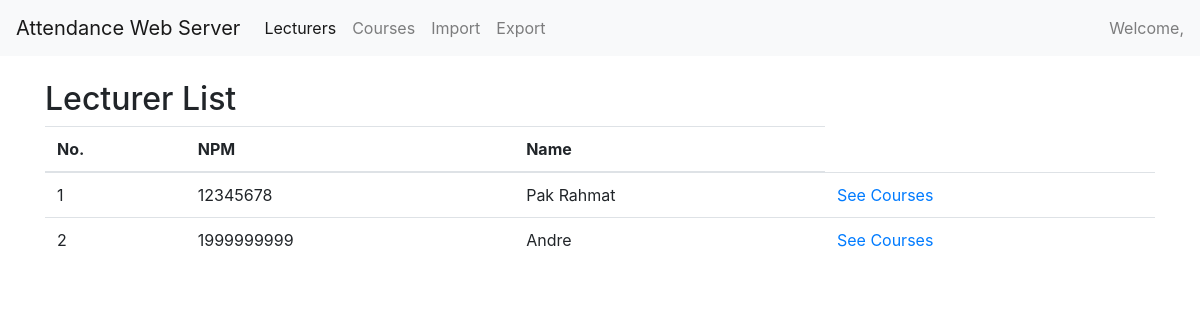
Before: /lecturers with the older database file.
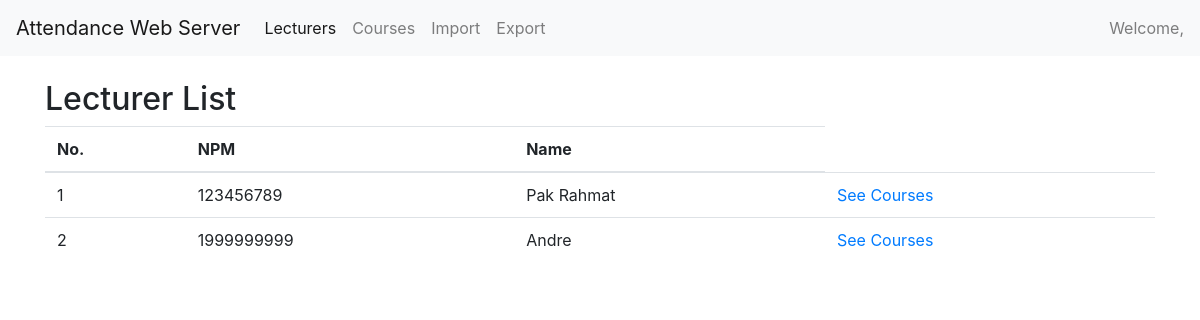
After: the same page with the newer database file.
### index/models.py (models this page shows, shortened)
class Lecturer(models.Model):
    serial_number = models.CharField(max_length=50)
    name = models.CharField(max_length=50)
    npm = models.IntegerField()
    class Meta:
        unique_together = ["npm"]

### index/views.py (the view)
# urls.py: path('lecturers', views.showLecturer, name='show_lecturers'),
def showLecturer(request):
    lecturers = Lecturer.objects.all()
    return render(request, 'lecturersList.html', {
        "lecturers": lecturers
    })

### templates/lecturersList.html (shortened to what this page needs)
<html lang="en">
  <head>
    <link rel="stylesheet" href="https://stackpath.bootstrapcdn.com/bootstrap/4.3.1/css/bootstrap.min.css">
  </head>
    {% block body %}
        {% include 'navbar.html' %}
    <div class="container" style="margin-top:5rem;">
      <h2>Lecturer List</h2>
      <table class="table">
        <thead>
          <tr>
              <th>No.</th>
              <th scope="col">NPM</th>
              <th scope="col">Name</th>
          </tr>
        </thead>
        <tbody>
          {% for lecturer in lecturers %}
              <tr>
                  <td>{{ forloop.counter }}</td>
                  <td>{{ lecturer.npm }}</td>
                  <td>{{ lecturer.name }}</td>
                <td><a href="{% url 'show_lecturer_course' lecturer_npm=lecturer.npm %}"> See Courses</a></td>
              </tr>
          {% endfor %}
        </tbody>
      </table>
    </div>
    {% endblock %}
  </body>
</html>

Changed rows visible on the page:
changed Lecturer "Pak Rahmat": npm "12345678" → "123456789"
